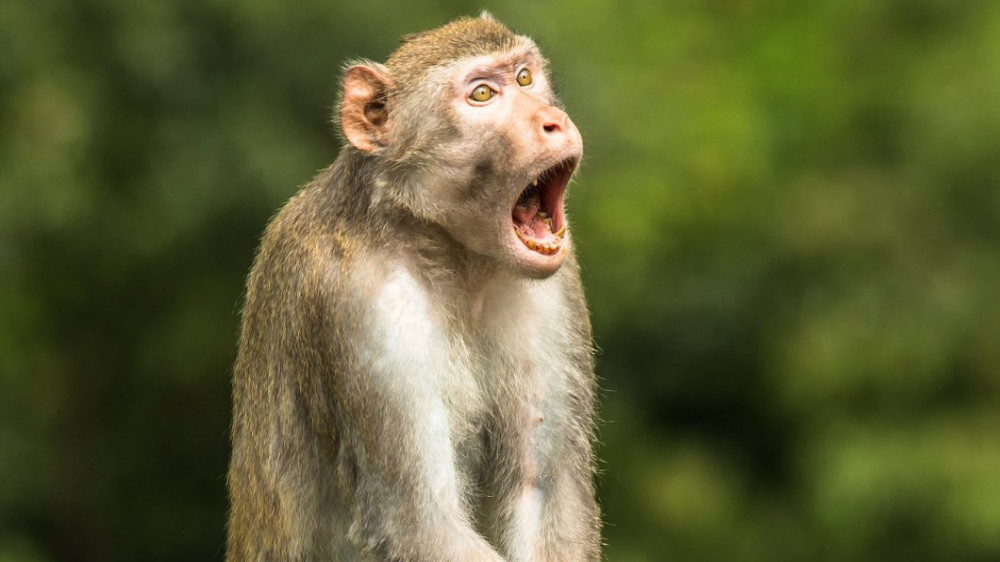
#> input picture utils/monkey.jpeg, 1000 x 562 px, found by its file name
$ jupyter execute foto_rotation_shift.ipynb
#> lines starting #> are read from the running program, lines starting #| are printed output that depends on the picture; long printed decimals are rounded
<a href="https://colab.research.google.com/github/andreidm92/computer_vision_tasks/blob/main/foto_rotation_shift.ipynb" target="_parent"></a>

[cell 1]
import cv2
import numpy as np

# 1. Загрузим изображение
image = cv2.imread('/content/monkey.jpeg')
#> image is the input picture: shape (562, 1000, 3); mean B, G, R 53.4, 95.9, 94.2
if image is None:
    raise ValueError("Изображение не загружено. Проверь путь!")

image.view()

[cell 2]
(h, w) = image.shape[:2]
#> h = 562; w = 1000

[cell 3]
# 2. Зададим параметры сдвига и поворота
shift_x = 50
shift_y = 30
angle = 30

# 3. Получим матрицу поворота (сразу включим сдвиг)
center = (w // 2, h // 2)
#> center = (500, 281)
M = cv2.getRotationMatrix2D(center, angle, 1.0)

print(M)
#| [[  0.866    0.5        -73.513]
#|  [ -0.5          0.866  287.647]]
print(M[0, 2])
#| -73.513
print(M[1, 2])
#| 287.647
# Добавим сдвиг вручную:
M[0, 2] += shift_x
M[1, 2] += shift_y

[cell 4]
# 4. Применим аффинное преобразование
transformed = cv2.warpAffine(image, M, (w, h))
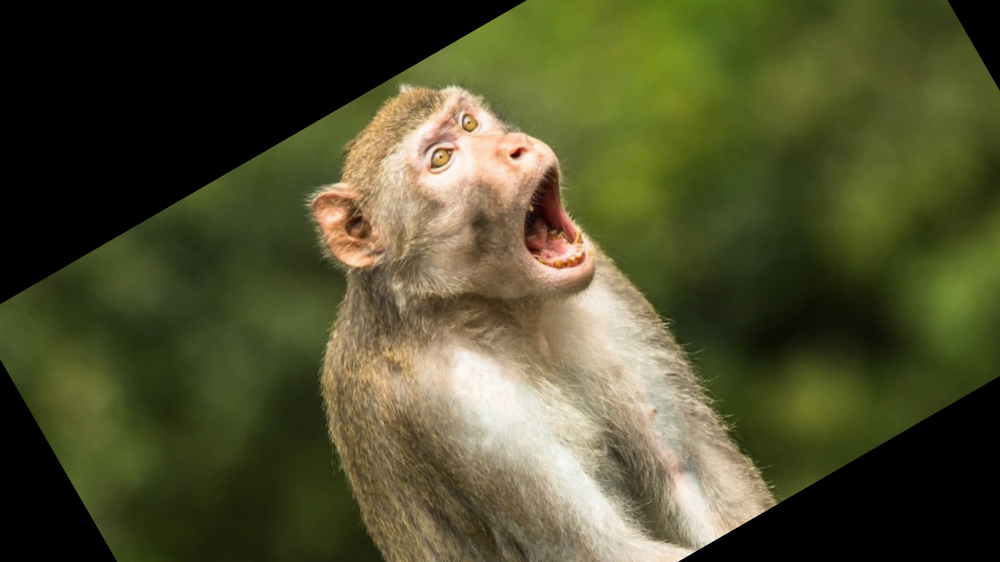
#> transformed: shape (562, 1000, 3); mean B, G, R 46.4, 79, 78.7

# 5. Показать результаты
image.view()
transformed.view()


$ run again, with utils/Dark street.jpg copied over utils/monkey.jpeg
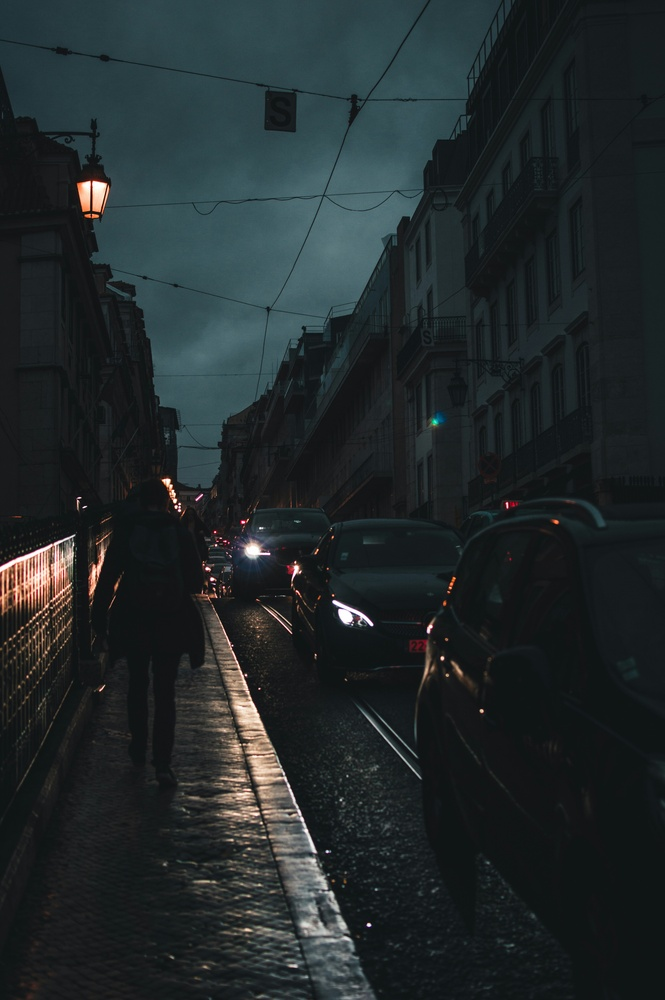
#> input picture utils/Dark street.jpg, 665 x 1000 px, shrunk from 4000 x 6016 before the run, found by its file name
#> image is the input picture: shape (1000, 665, 3); mean B, G, R 43.3, 41.7, 34.2
#| [[   0.866     0.5        -205.520]
#|  [  -0.5           0.866   232.987]]
#| -205.520
#| 232.987
#> `transformed = cv2.warpAffine(image, M, (w, h))`:
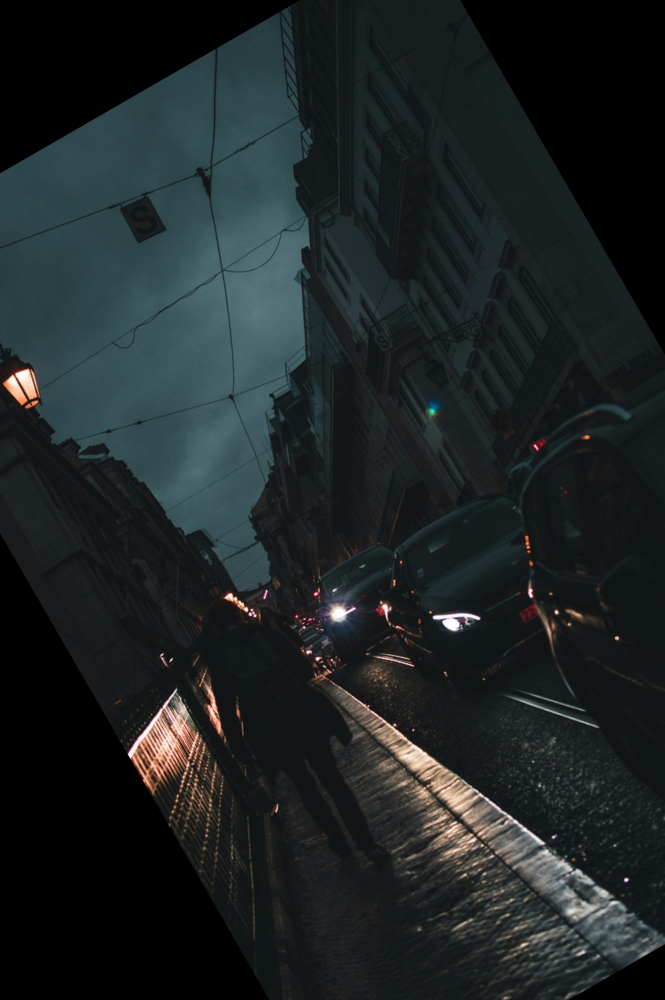
#> transformed: shape (1000, 665, 3); mean B, G, R 37.4, 36.1, 30

$ run again, with utils/Foto_Ovechkin.jpg copied over utils/monkey.jpeg
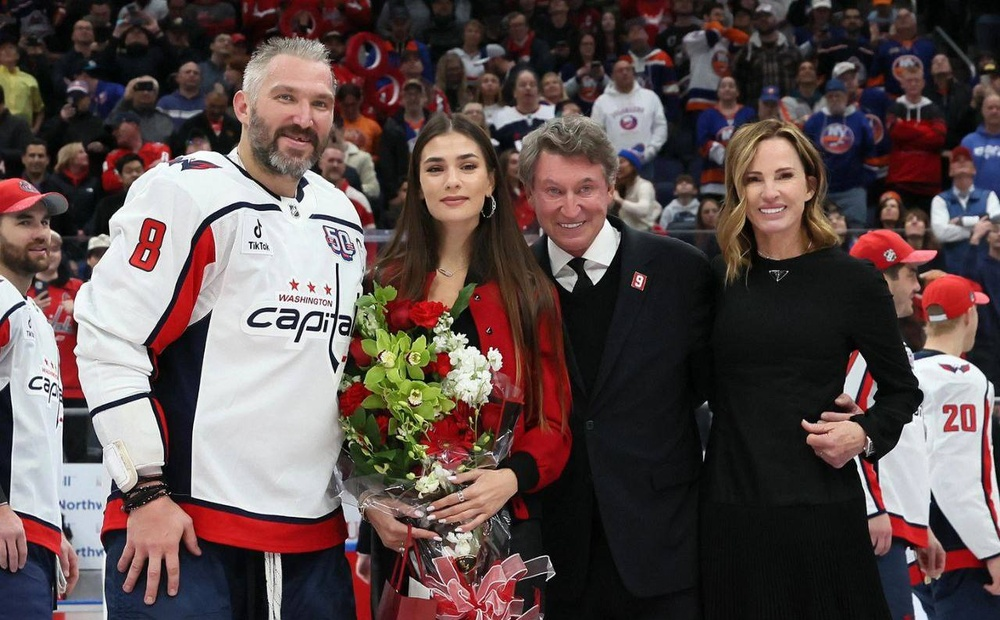
#> input picture utils/Foto_Ovechkin.jpg, 1000 x 620 px, shrunk from 1280 x 793 before the run, found by its file name
#> image is the input picture: shape (620, 1000, 3); mean B, G, R 76.6, 77.7, 93.1
#| [[  0.866    0.5        -88.013]
#|  [ -0.5          0.866  291.532]]
#| -88.013
#| 291.532
#> `transformed = cv2.warpAffine(image, M, (w, h))`:
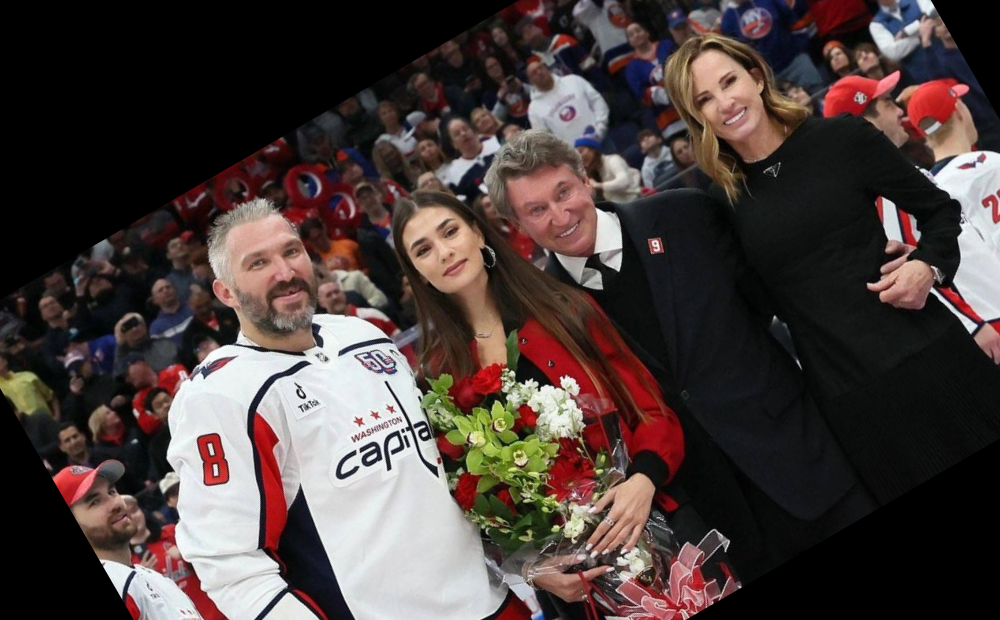
#> transformed: shape (620, 1000, 3); mean B, G, R 59.3, 61.5, 73.5
